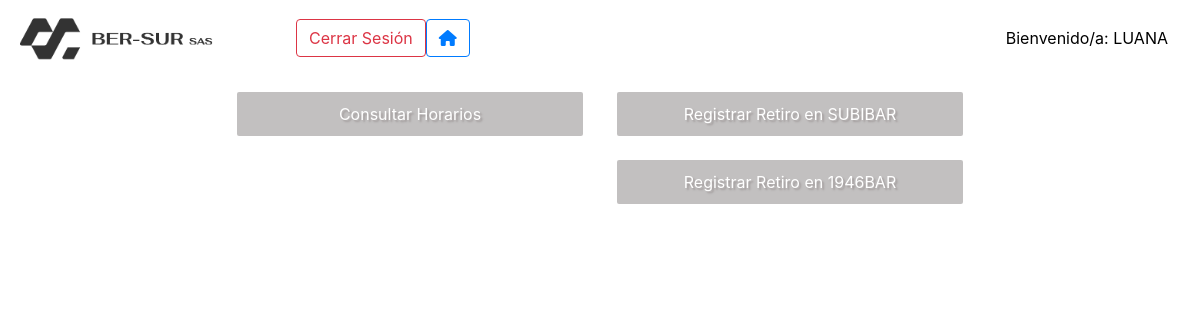
Screenshot of / (signed in) with the database file from the repository.
### base/models.py (models this page shows, shortened)
class User(AbstractUser):
    nombre = models.CharField(max_length=200, null=True)
    apellido = models.CharField(max_length=200, null=True)
    mail = models.EmailField(null=True, unique=True)
    direccion = models.TextField(max_length=200, null=True)
    telefono = models.CharField(max_length=20, null=True)
    fecha_nacimiento = models.DateTimeField(null=True, auto_now=False)
    dni = models.IntegerField(null=True)
    rol = models.ForeignKey(Rol, on_delete=models.CASCADE, null=True)
    es_activo = models.BooleanField(null=True)
    USERNAME_FIELD = 'mail'
    REQUIRED_FIELDS = ['username']

class Local(models.Model):
    nombre = models.CharField(max_length=300)
    nombre_completo = models.CharField(max_length=300)
    mail = models.EmailField(max_length=300)
    direccion = models.TextField(max_length=200)
    telefono = models.CharField(max_length=20)
    proveedor = models.ManyToManyField(Proveedor, null=True)
    encargado = models.ForeignKey(User, on_delete=models.SET_NULL, null=True)
    empleado = models.ManyToManyField(Empleado, null=True)
    ubicacion = models.CharField(max_length=300, null=True)
    logo = models.ImageField(null=True, default="bersurlogo.png")
    def __str__(self):
        return f'{self.nombre}'
    hoy = datetime.date.today()
    semana_actual = hoy.isocalendar().week
    year_actual = hoy.year
    @property
    def obtener_semanas_del_local(self):
        semanas_del_local = []
        for caja_chica in self.caja_chica_set.all():
            semana_del_local = caja_chica.semana.isocalendar().week
            semanas_del_local.append(semana_del_local)
        return semanas_del_local
    semanas_del_local = obtener_semanas_del_local
    @property
    def obtener_meses_del_local(self):
        meses_del_local = []
        for caja_chica in self.caja_chica_set.all():
            mes_del_local = caja_chica.semana.month
            meses_del_local.append(mes_del_local)
        meses_del_local = list(set(meses_del_local))
        return meses_del_local
    meses_del_local = obtener_meses_del_local
    @property
    def obtener_years_del_local(self):
        years_del_local = []
        for caja_chica in self.caja_chica_set.all():
            year_del_local = caja_chica.semana.year
            years_del_local.append(year_del_local)
        years_del_local = list(set(years_del_local))
        return years_del_local
    years_del_local = obtener_years_del_local
    @property
    def obtener_total_retiros_hoy(self):
        return self.calcular_total_retiros_por_dia(self.hoy)
    total_retiros_hoy = obtener_total_retiros_hoy
    @property
    def obtener_total_pagos_semana_actual(self):
        return self.calcular_total_pagos_por_semana(self.semana_actual, self.year_actual)
    total_pagos_semana_actual = obtener_total_pagos_semana_actual
    @property
    def obtener_total_sueldos_semana_actual(self):
        return self.calcular_total_sueldos_por_semana(self.semana_actual)
    total_sueldos_semana_actual = obtener_total_sueldos_semana_actual
    @property
    def obtener_monto_actual(self):
        monto_a_descontar = 0
        for pago in self.pago_proveedor_set.filter(fecha__week=self.semana_actual):
            monto_a_descontar += pago.monto
        caja_chica_semana = self.caja_chica_set.get(
            semana__week=self.semana_actual)
        monto_actual = caja_chica_semana.monto_semanal - monto_a_descontar
        return monto_actual
    monto_actual = obtener_monto_actual

### base/views.py (the view)
# urls.py: 2. Add a URL to urlpatterns:  path('', views.home, name='home')
def home(request):
    if not request.user.is_authenticated:
        redirect('login')
    context = {}
    try:
        usuario = User.objects.get(id=request.user.id)
    except:
        return redirect('login')
    if usuario.rol.descripcion == 'Presidente':
        return redirect('vistapresidente')
    if usuario.rol.descripcion == 'Gerente':
        return redirect('vistapresidente')
    if usuario.rol.descripcion == 'Encargado':
        local = Local.objects.get(encargado=usuario)
        return redirect('local', local.id)
    if usuario.rol.descripcion == 'Empleado':
        empleado = Empleado.objects.get(usuario=usuario)
        locales = empleado.local_set.all()
        context.update({'empleado': empleado, 'locales': locales})
        if empleado.especialidad.descripcion == 'CAJERO':
            hoy = datetime.date.today()
            retiros = Retiros.objects.filter(cajero=empleado, fecha__date=hoy)
            context.update({'page': 'cajero', 'retiros': retiros})
    return render(request, 'base/home.html', context)

### base/Templates/base/home.html (shortened to what this page needs)
{% extends 'base/main.html' %} {% block content %}
{% include 'base/navbar.html' %}
<div class="container" style="margin-top:70px;">
    <div class="row">
        <div class="col-lg-2 col-md-8"></div>
        <div class="col-lg-4 col-md-8">
            <a class="btn boton" href="{% url 'horarios' empleado.id%}">Consultar Horarios</a>
        </div>
        <div  class="col-lg-4 col-md-8">
            {% for local in locales %}
                <a class="btn boton " href="{% url 'agregar-retiro'%}?local={{local}}" >Registrar Retiro en {{local}}</a>
            {% endfor %}
        </div>
        <div class="col-lg-2 col-md-8"></div>
    </div>
{% endblock %}

### base/Templates/base/navbar.html (shortened to what this page needs)
{% load static %}
<nav id="menu" class="navbar navbar-expand-lg navbar-light fixed-top bg-prima">
    <a class="navbar-brand" href="{% url 'home' %}">
        <img src="{% static 'images/logonegro.png' %}" width="200" height="50" alt="">
    </a>
    <div class="collapse navbar-collapse" id="navbarSupportedContent">
        <ul class="navbar-nav mr-auto">
            <li class="nav-item active">
                <imput class="nav-link " href="#" style="text-shadow: 1px 1px 1px black;">{{local.nombre}} <span class="sr-only">(current)</span></a>
            </li>
            <li class="nav-item">
                <imput class="nav-link" href="#" style="text-shadow: 1px 1px 1px black;">{{local.direccion}}</a>
            </li>
            <li class="nav-item">
                <imput class="nav-link" href="#" style="text-shadow: 1px 1px 1px black;">{{local.telefono}}</a>
            </li>
            <li class="nav-item">
                <imput class="nav-link" href="#" style="text-shadow: 1px 1px 1px black;">{{local.mail}}</a>
            </li>
            <li class="nav-item">
                <a class="btn btn-outline-danger my-2 my-sm-0" href="{% url 'logout' %}">Cerrar Sesión</a>
            </li>
            <li class="nav-item">
                <a class="btn btn-outline-primary my-2 my-sm-0" href="{% url 'home' %}"><i class="fa-solid fa-house"></i></a>
            </li>
        </ul>
        <form class="form-inline my-2 my-lg-0">
            <imput class="nav-link" href="#" style="text-color: black;">Bienvenido/a: {{request.user.username}}
        </form>
    </div>
</nav>

### base/static/styles/main.css (style rules this page uses)
body { color: black; }
.boton { background-color: rgba(134, 130, 130, 0.5); text-align: center; border: 2px solid white; border-radius: 4px; color: #fff; display: block; font-family: inherit; text-shadow: 2px 2px 2px rgb(159, 153, 153); font-size: 16px; padding: 10px; margin-top: 20px; margin-bottom: 10px; width: 100%; animation: pulse 1.5s infinite; }

### rows the page displays
User: user.username "LUANA"
Local: nombre "SUBIBAR"
Local: nombre "1946BAR"
